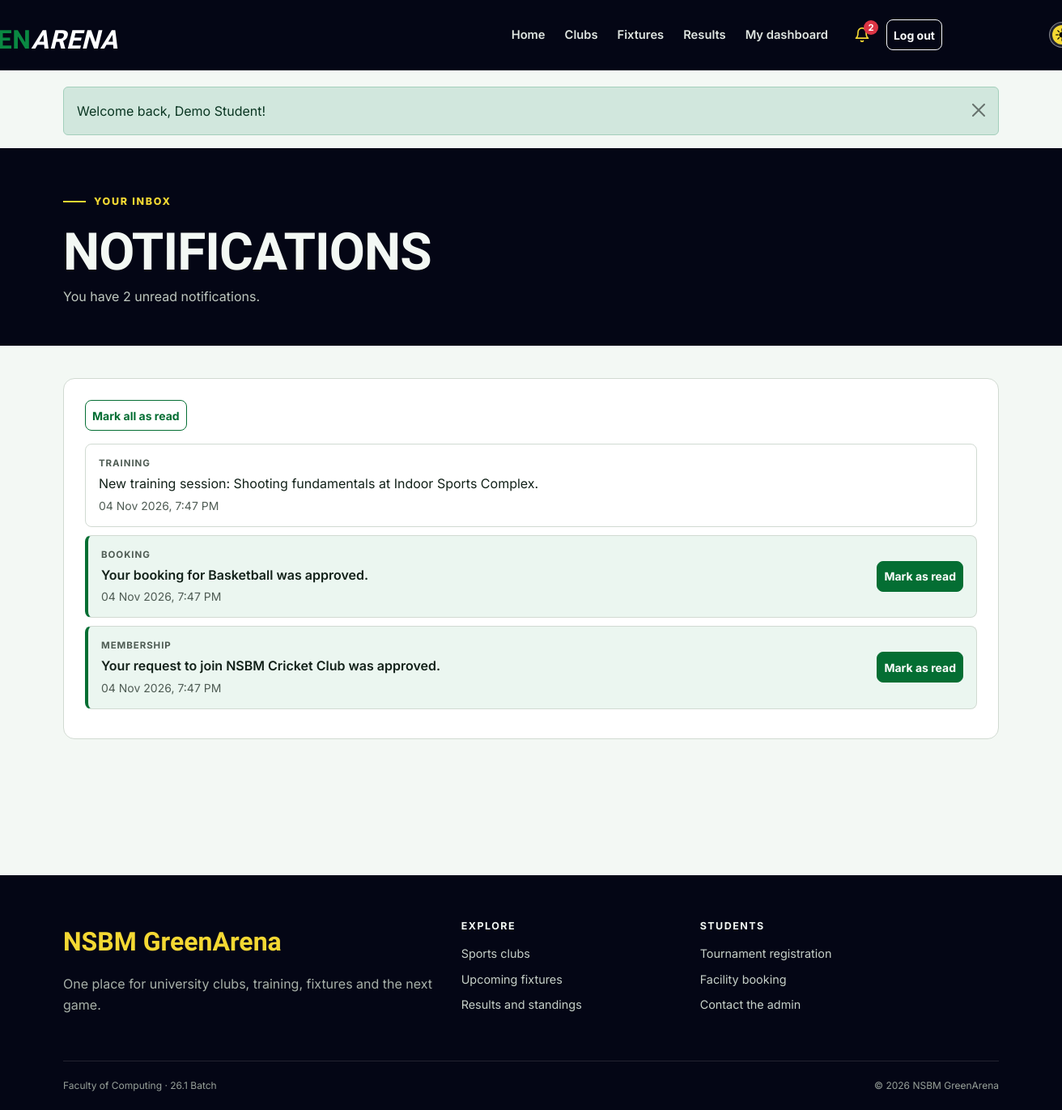
/notifications.php (signed in), run on the app's committed database.
### tables this page shows
CREATE TABLE users (
    id INT UNSIGNED AUTO_INCREMENT PRIMARY KEY,
    student_id VARCHAR(20) NOT NULL UNIQUE,
    full_name VARCHAR(100) NOT NULL,
    email VARCHAR(120) NOT NULL UNIQUE,
    password_hash VARCHAR(255) NOT NULL,
    role ENUM('student', 'admin') NOT NULL DEFAULT 'student',
    created_at TIMESTAMP DEFAULT CURRENT_TIMESTAMP
);

CREATE TABLE IF NOT EXISTS notifications (
    id INT UNSIGNED AUTO_INCREMENT PRIMARY KEY,
    user_id INT UNSIGNED NOT NULL,
    type VARCHAR(30) NOT NULL,
    message VARCHAR(255) NOT NULL,
    link VARCHAR(255) NULL,
    is_read TINYINT(1) NOT NULL DEFAULT 0,
    created_at TIMESTAMP DEFAULT CURRENT_TIMESTAMP,
    INDEX idx_notifications_user (user_id, is_read),
    FOREIGN KEY (user_id) REFERENCES users(id) ON DELETE CASCADE
);

### includes/functions.php (called while the page is built, shortened)
<?php
function e($value)
{
    return htmlspecialchars($value ?? '', ENT_QUOTES);
}
function url($path = '')
{
    return BASE_PATH . '/' . ltrim($path, '/');
}
function asset($path)
{
    return url('assets/' . ltrim($path, '/'));
}
function run_query($sql, $params = [])
{
    global $connection;
    $statement = mysqli_prepare($connection, $sql);
    if (count($params) > 0) {
        $types = str_repeat('s', count($params));
        mysqli_stmt_bind_param($statement, $types, ...$params);
    }
    if (!mysqli_stmt_execute($statement)) {
        die('SQL error: ' . mysqli_stmt_error($statement));
    }
    return $statement;
}
function fetch_all($sql, $params = [])
{
    $statement = run_query($sql, $params);
    $result = mysqli_stmt_get_result($statement);
    return mysqli_fetch_all($result, MYSQLI_ASSOC);
}
function fetch_one($sql, $params = [])
{
    $rows = fetch_all($sql, $params);
    if (count($rows) > 0) {
        return $rows[0];
    }
    return false;
}
function get_flashes()
{
    $messages = $_SESSION['flash'] ?? [];
    return $messages;
}
function format_date($date, $format = 'd M Y')
{
    if ($date) {
        return date($format, strtotime($date));
    }
    return 'Not set';
}
function active_class($page, $activePage)
{
    if ($page === $activePage) {
        return 'active';
    }
    return '';
}
function notifications_ready()
{
    global $connection;
    static $ready = null;
    if ($ready === null) {
        $result = mysqli_query($connection, "SHOW TABLES LIKE 'notifications'");
        $ready = $result && mysqli_num_rows($result) > 0;
    }
    return $ready;
}
function unread_count($userId)
{
    if (!notifications_ready()) {
        return 0;
    }
    return (int) fetch_one('SELECT COUNT(*) AS total FROM notifications WHERE user_id = ? AND is_read = 0', [$userId])['total'];
}

### includes/auth.php (called while the page is built, shortened)
<?php
function current_user()
{
    $user = fetch_one('SELECT id, student_id, full_name, email, role FROM users WHERE id = ?', [$_SESSION['user_id']]);
    return $user;
}

### notifications.php (the view, shortened to what this page needs)
<?php
$userId = current_user()['id'];
$activePage = 'notifications';
$unread = unread_count($userId);
$notifications = [];
if (notifications_ready()) {
    $notifications = fetch_all('SELECT * FROM notifications WHERE user_id = ? ORDER BY created_at DESC, id DESC LIMIT 50', [$userId]);
}
include __DIR__ . '/includes/header.php';
?>
<section class="page-hero">
    <div class="container"><span class="hero-kicker">Your inbox</span>
        <h1>Notifications</h1>
        <p><?= $unread > 0 ? 'You have ' . $unread . ' unread notification' . ($unread === 1 ? '' : 's') . '.' : 'You are all caught up.' ?></p>
    </div>
</section>
<section class="page-content">
    <div class="container dashboard-content">
        <section class="content-panel">
            <?php if ($notifications): ?>
                <?php if ($unread > 0): ?>
                    <form method="post" class="mb-3">
                        <button class="btn btn-sm btn-outline-sport" type="submit">Mark all as read</button>
                    </form>
                <?php endif; ?>
                <ul class="notification-list">
                    <?php foreach ($notifications as $item): ?>
                        <li class="notification-item <?= $item['is_read'] ? '' : 'unread' ?>">
                            <div class="notification-body">
                                <span class="notification-type"><?= e(ucfirst($item['type'])) ?></span>
                                <?php if ($item['link']): ?>
                                    <a class="notification-text" href="<?= e(url('notifications.php?open=' . $item['id'])) ?>"><?= e($item['message']) ?></a>
                                <?php else: ?>
                                    <span class="notification-text"><?= e($item['message']) ?></span>
                                <?php endif; ?>
                                <small class="notification-time"><?= format_date($item['created_at'], 'd M Y, g:i A') ?></small>
                            </div>
                            <?php if (!$item['is_read']): ?>
                                <form method="post">
                                    <button class="btn btn-sm btn-sport" type="submit">Mark as read</button>
                                </form>
                            <?php endif; ?>
                        </li>
                    <?php endforeach; ?>
                </ul>
            <?php else: ?>
                <p class="mb-0">No notifications yet. They will appear here when something changes on your account.</p>
            <?php endif; ?>
        </section>
    </div>
</section>
<?php include __DIR__ . '/includes/footer.php'; ?>

### includes/header.php (shortened to what this page needs)
<?php
$activePage = $activePage ?? '';
$bodyClass = $bodyClass ?? '';
$user = current_user();
$flashes = get_flashes();
$unreadNotifications = $user ? unread_count($user['id']) : 0;
?>
<!doctype html>
<html lang="en">
    <head>
        <link href="https://cdn.jsdelivr.net/npm/bootstrap@5.3.3/dist/css/bootstrap.min.css" rel="stylesheet">
        <link href="<?= e(asset('css/style.css')) ?>" rel="stylesheet">
        <link href="<?= e(asset('css/theme.css')) ?>" rel="stylesheet">
    </head>
    <body class="<?= e($bodyClass) ?>">
        <header>
            <nav class="navbar navbar-expand-lg navbar-dark site-navbar" aria-label="Main navigation">
                <div class="container">
                    <a class="navbar-brand brand" href="<?= e(url('index.php')) ?>" aria-label="NSBM GreenArena home">
                        <span class="green-arena-title"><span class="t-nsbm">  NSBM</span><span class="t-green">GREEN</span><span class="t-arena">ARENA</span></span>
                    </a>
                    <div class="collapse navbar-collapse" id="mainNav">
                        <ul class="navbar-nav ms-auto align-items-lg-center">
                            <li class="nav-item"><a class="nav-link <?= active_class('home', $activePage) ?>" href="<?= e(url('index.php')) ?>">Home</a></li>
                            <li class="nav-item"><a class="nav-link <?= active_class('clubs', $activePage) ?>" href="<?= e(url('clubs.php')) ?>">Clubs</a></li>
                            <li class="nav-item"><a class="nav-link <?= active_class('fixtures', $activePage) ?>" href="<?= e(url('fixtures.php')) ?>">Fixtures</a></li>
                            <li class="nav-item"><a class="nav-link <?= active_class('results', $activePage) ?>" href="<?= e(url('results.php')) ?>">Results</a></li>
                            <?php if ($user): ?>
                                <li class="nav-item"><a class="nav-link <?= active_class('dashboard', $activePage) ?>" href="<?= e(url($user['role'] === 'admin' ? 'admin/index.php' : 'student/dashboard.php')) ?>"><?= $user['role'] === 'admin' ? 'Admin panel' : 'My dashboard' ?></a></li>
                                <li class="nav-item ms-lg-2">
                                    <a class="nav-link notification-bell <?= active_class('notifications', $activePage) ?>" href="<?= e(url('notifications.php')) ?>" aria-label="Notifications">
                                        <svg width="20" height="20" viewBox="0 0 24 24" fill="none" stroke="currentColor" stroke-width="2" stroke-linecap="round" stroke-linejoin="round" aria-hidden="true"><path d="M18 8a6 6 0 0 0-12 0c0 7-3 9-3 9h18s-3-2-3-9"/><path d="M13.7 21a2 2 0 0 1-3.4 0"/></svg>
                                        <span class="notification-badge" id="notification-count" <?= $unreadNotifications > 0 ? '' : 'hidden' ?>><?= $unreadNotifications ?></span>
                                    </a>
                                </li>
                                <li class="nav-item ms-lg-2">
                                    <form action="<?= e(url('logout.php')) ?>" method="post" class="m-0">
                                        <button class="btn btn-sm btn-outline-light w-100" type="submit">Log out</button>
                                    </form>
                                </li>
                            <?php else: ?>
                                <li class="nav-item"><a class="nav-link <?= active_class('login', $activePage) ?>" href="<?= e(url('login.php')) ?>">Log in</a></li>
                                <li class="nav-item ms-lg-2 mt-2 mt-lg-0"><a class="btn btn-sm btn-sport" href="<?= e(url('register.php')) ?>">Join GreenArena</a></li>
                            <?php endif; ?>
                            <li class="nav-item ms-lg-2 mt-2 mt-lg-0">
                                <button class="theme-switch" id="theme-toggle" type="button" role="switch" aria-checked="false" aria-label="Dark mode">
                                    <img class="switch-icon icon-sun" src="<?= e(asset('img/sun.png')) ?>" alt="">
                                </button>
                            </li>
                        </ul>
                    </div>
                </div>
            </nav>
        </header>
        <main id="main-content">
            <?php if ($flashes): ?>
                <div class="container flash-container" aria-live="polite">
                    <?php foreach ($flashes as $message): ?>
                        <div class="alert alert-<?= e($message['type']) ?> alert-dismissible fade show" role="alert">
                            <?= e($message['message']) ?>
                            <button type="button" class="btn-close" data-bs-dismiss="alert" aria-label="Close"></button>
                        </div>
                    <?php endforeach; ?>
                </div>
            <?php endif; ?>

### assets/css/theme.css (style rules this page uses)
.theme-switch { position: relative; display: inline-flex; align-items: center; justify-content: space-between; width: 62px; height: 32px; padding: 0 7px; border: 1px solid rgba(255, 255, 255, 0.45); border-radius: 16px; background: rgba(255, 255, 255, 0.12); cursor: pointer; }
.switch-icon { position: relative; z-index: 1; width: 16px; height: 16px; }
@media (min-width: 1200px) { .theme-switch { transform: translateX(200%); } }
@media (min-width: 1200px) { .green-arena-title { transform: translateX(-100%); } }

### data on the page
users: id "2"
notifications: type "TRAINING", message "New training session: Shooting fundamentals at Indoor Sports Complex.", created_at "04 Nov 2026, 7:47 PM"
notifications: type "BOOKING", message "Your booking for Basketball was approved.", created_at "04 Nov 2026, 7:47 PM"
notifications: type "MEMBERSHIP", message "Your request to join NSBM Cricket Club was approved.", created_at "04 Nov 2026, 7:47 PM"

### other printed values
$message['message'] "Welcome back, Demo Student!"
